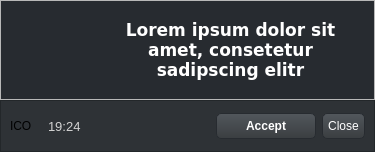
<?xml version="1.0" encoding="UTF-8"?>
<ui version="4.0">
 <class>Dialog</class>
 <widget class="QDialog" name="Dialog">
  <property name="geometry">
   <rect>
    <x>0</x>
    <y>0</y>
    <width>375</width>
    <height>152</height>
   </rect>
  </property>
  <property name="windowTitle">
   <string>Notification</string>
  </property>
  <property name="styleSheet">
   <string notr="true">QDialog {

	background-color: #272b30;
}

QPushButton {
	background-color: qlineargradient(spread:pad, x1:0, y1:0, x2:0, y2:1, stop:0 #52575c, stop:1 #3a3e41);

   border: none;
	color:#ffffff;
	padding:5px;
	border-radius : 5px;
   border: 1px solid #272b30;
}

QPushButton:hover {
	color: #3a3f44;
  background-color: #e6e6e6;
}


 *[warning=&quot;true&quot;]
{
	color:lightgrey;
	font-size:8pt;
}


 *[titleLabel=&quot;true&quot;]
{
	color:lightgrey;
	font-size:12pt;
	margin-right: 15px;
	font-family: Verdana;
	padding-bottom:5px;
}

 *[windowControlBtn=&quot;true&quot;]
{
	background-color: rgba(0,0,0,0);
	width: 18px;
	height: 18px;

}</string>
  </property>
  <layout class="QVBoxLayout">
   <property name="spacing">
    <number>0</number>
   </property>
   <property name="leftMargin">
    <number>0</number>
   </property>
   <property name="topMargin">
    <number>0</number>
   </property>
   <property name="rightMargin">
    <number>0</number>
   </property>
   <property name="bottomMargin">
    <number>0</number>
   </property>
   <item>
    <widget class="QFrame" name="frame_2">
     <property name="frameShape">
      <enum>QFrame::StyledPanel</enum>
     </property>
     <property name="frameShadow">
      <enum>QFrame::Raised</enum>
     </property>
     <layout class="QHBoxLayout" name="horizontalLayout" stretch="0,1">
      <item>
       <widget class="QLabel" name="labelImage">
        <property name="minimumSize">
         <size>
          <width>80</width>
          <height>80</height>
         </size>
        </property>
        <property name="maximumSize">
         <size>
          <width>64</width>
          <height>16777215</height>
         </size>
        </property>
        <property name="text">
         <string/>
        </property>
        <property name="alignment">
         <set>Qt::AlignCenter</set>
        </property>
       </widget>
      </item>
      <item>
       <widget class="QLabel" name="labelEvent">
        <property name="minimumSize">
         <size>
          <width>32</width>
          <height>32</height>
         </size>
        </property>
        <property name="styleSheet">
         <string notr="true">QLabel {
	color: rgb(255, 255, 255);
    font-weight: bold;
    font-family: Verdana;
    font-size:13pt;
}


</string>
        </property>
        <property name="text">
         <string>Lorem ipsum dolor sit amet, consetetur sadipscing elitr</string>
        </property>
        <property name="alignment">
         <set>Qt::AlignCenter</set>
        </property>
        <property name="wordWrap">
         <bool>true</bool>
        </property>
       </widget>
      </item>
     </layout>
    </widget>
   </item>
   <item>
    <widget class="QFrame" name="frame">
     <property name="sizePolicy">
      <sizepolicy hsizetype="Preferred" vsizetype="Fixed">
       <horstretch>0</horstretch>
       <verstretch>0</verstretch>
      </sizepolicy>
     </property>
     <property name="layoutDirection">
      <enum>Qt::LeftToRight</enum>
     </property>
     <property name="styleSheet">
      <string notr="true">QFrame {
	background-color: #2e3236;
}</string>
     </property>
     <property name="frameShape">
      <enum>QFrame::StyledPanel</enum>
     </property>
     <property name="frameShadow">
      <enum>QFrame::Raised</enum>
     </property>
     <layout class="QHBoxLayout" name="_3">
      <item>
       <widget class="QLabel" name="labelIcon">
        <property name="minimumSize">
         <size>
          <width>32</width>
          <height>32</height>
         </size>
        </property>
        <property name="maximumSize">
         <size>
          <width>32</width>
          <height>32</height>
         </size>
        </property>
        <property name="text">
         <string>ICO</string>
        </property>
       </widget>
      </item>
      <item>
       <widget class="QLabel" name="labelTime">
        <property name="styleSheet">
         <string notr="true">QLabel {
	color: lightgrey;
	font-size: 13px;
}</string>
        </property>
        <property name="text">
         <string>19:24</string>
        </property>
       </widget>
      </item>
      <item>
       <spacer name="horizontalSpacer">
        <property name="orientation">
         <enum>Qt::Horizontal</enum>
        </property>
        <property name="sizeHint" stdset="0">
         <size>
          <width>40</width>
          <height>20</height>
         </size>
        </property>
       </spacer>
      </item>
      <item>
       <widget class="QPushButton" name="acceptButton">
        <property name="minimumSize">
         <size>
          <width>100</width>
          <height>0</height>
         </size>
        </property>
        <property name="font">
         <font>
          <weight>75</weight>
          <bold>true</bold>
         </font>
        </property>
        <property name="text">
         <string>Accept</string>
        </property>
       </widget>
      </item>
      <item>
       <widget class="QPushButton" name="pushButton">
        <property name="text">
         <string>Close</string>
        </property>
       </widget>
      </item>
     </layout>
    </widget>
   </item>
  </layout>
 </widget>
 <resources/>
 <connections>
  <connection>
   <sender>pushButton</sender>
   <signal>clicked()</signal>
   <receiver>Dialog</receiver>
   <slot>hide()</slot>
   <hints>
    <hint type="sourcelabel">
     <x>159</x>
     <y>109</y>
    </hint>
    <hint type="destinationlabel">
     <x>199</x>
     <y>99</y>
    </hint>
   </hints>
  </connection>
 </connections>
</ui>
